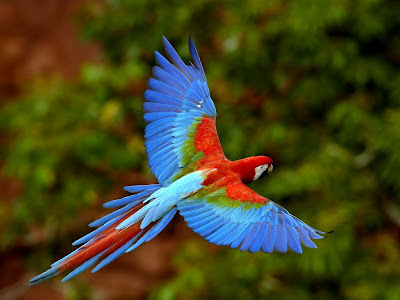
#> input picture quiz_3/imgs/parrot.jpg, 400 x 300 px
$ jupyter execute --allow-errors quiz_3_edson_joao-pedro.ipynb   (shell and % lines are left out)
#> lines starting #> are read from the running program, lines starting #| are printed output that depends on the picture
# Quiz 3

#### Alunos: Edson Roteia Araujo Junior e João Pedro Moreira Ferreira

### Input Image

[cell 1]
import cv2
import cmath
import math
import numpy as np
import matplotlib.pyplot as plt

original = cv2.imread('imgs/parrot.jpg')
#> original is the input picture: shape (300, 400, 3); mean B, G, R 31.1, 67.4, 68.8
img = cv2.cvtColor(cv2.resize(original,(640,480)),cv2.COLOR_BGR2RGB)
fig=plt.figure(figsize=(9, 8), dpi= 80, facecolor='w', edgecolor='k')
plt.imshow(img)
plt.xticks([]),plt.yticks([])
plt.title('Original Image')
plt.show()

[cell 2]
fig=plt.figure(figsize=(18, 16), dpi= 80, facecolor='w', edgecolor='k')

img_2 = cv2.cvtColor(img, cv2.COLOR_RGB2GRAY)
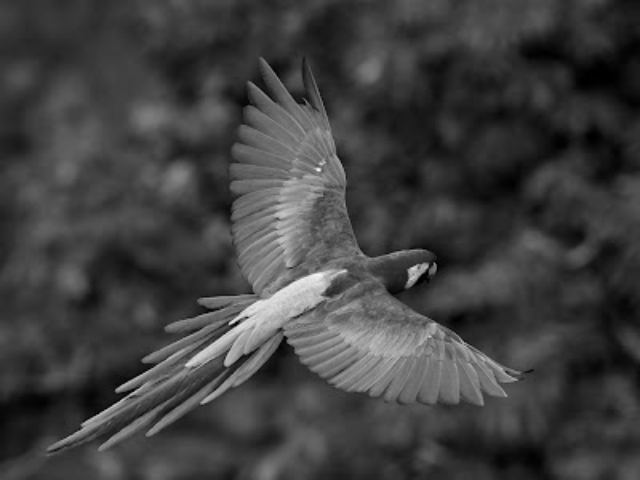
#> img_2: shape (480, 640); min 0, max 247, mean 63.6
dft = cv2.dft(np.float32(img_2),flags = cv2.DFT_COMPLEX_OUTPUT)
dft_shift = np.fft.fftshift(dft)

magnitude_spectrum = 20*np.log(cv2.magnitude(dft_shift[:,:,0],dft_shift[:,:,1]))
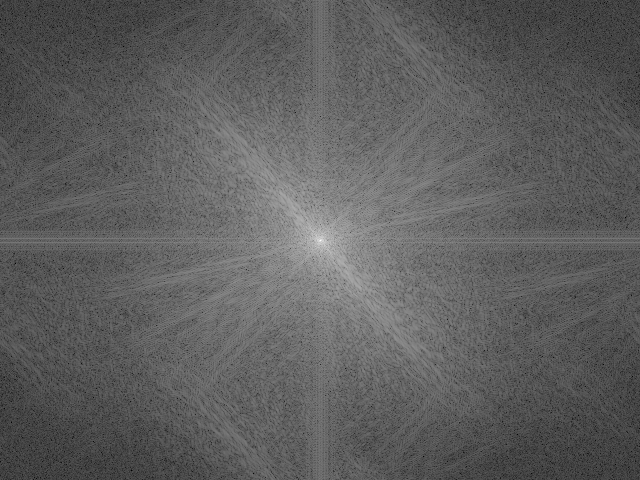
#> magnitude_spectrum: shape (480, 640) float32; min 19.55, max 335.8, mean 136.5; drawn with min black and max white

plt.subplot(121),plt.imshow(img_2, cmap = 'gray')
plt.title('Image in Space Domain'), plt.xticks([]), plt.yticks([])
plt.subplot(122),plt.imshow(magnitude_spectrum, cmap = 'gray')
plt.title('Image in Frequency Domain'), plt.xticks([]), plt.yticks([])
plt.show()
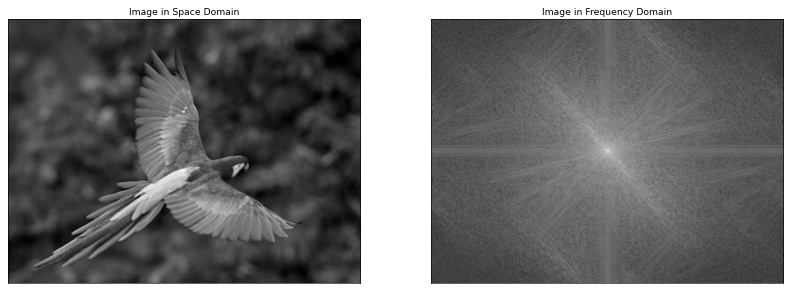
#> figure drawn by matplotlib, 2 panels

## Our Low-pass Filter

[cell 3]
height, width = magnitude_spectrum.shape
#> height = 480; width = 640
n = 1 #4
D_0 = 1 #10

H = []
for u in range(int(-height/2), int(height/2)):
    H_line = []
    for v in range(int(-width/2), int(width/2)):
        H_line.append(1 / (1 + (np.sqrt(u ** 2 + v ** 2) / D_0) ** (2 * n)))
    H.append(H_line)
H = np.array(H)

[cell 4]
fig=plt.figure(figsize=(9, 8), dpi= 80, facecolor='w', edgecolor='k')
H_2 = np.zeros(img.shape).astype(np.uint8)
H_2[:,:,0] = (H * 255).astype(np.uint8)
H_2[:,:,1] = (H * 255).astype(np.uint8)
#> H_2: shape (480, 640, 3); mean of channels 0, 1, 2 0, 0, 0
H_2[:,:,2] = (H * 255).astype(np.uint8)
#> H_2: shape (480, 640, 3); min 0, max 255, mean 0

plt.imshow(H_2)
plt.xticks([]),plt.yticks([])
plt.title('Gaussian Filter')
plt.show()

[cell 5]
c_3 = np.zeros((img.shape[0]*img.shape[1],9),dtype=complex)
for x in range(3):
     for y in range(3):
            for u in range(img.shape[0]):
                for v in range(img.shape[1]):
                    c_3[u*v][x*y] = cmath.exp(-2j*cmath.pi*((x*u/img.shape[0])+(y*v/img.shape[1])))
c_7 = np.zeros((img.shape[0]*img.shape[1],49),dtype=complex)
for x in range(7):
     for y in range(7):
            for u in range(img.shape[0]):
                for v in range(img.shape[1]):
                    c_7[u*v][x*y] = cmath.exp(-2j*cmath.pi*((x*u/img.shape[0])+(y*v/img.shape[1])))

[cell 6]
H.shape = (img.shape[0]*img.shape[1],1)
print (H.shape)
#| (307200, 1)
h_hat = np.linalg.pinv(c_3).dot(H)

[cell 7]
h_hat.shape = (3,3)
print(h_hat.real)
#| [[ 2.07089827e-05 -7.62376560e-05 -3.52378077e-05]
#|  [ 0.00000000e+00  8.17699996e-05  0.00000000e+00]
#|  [ 0.00000000e+00  0.00000000e+00  0.00000000e+00]]

[cell 8]
filtred = cv2.filter2D(img_2,-1,h_hat.real)
#> filtred: shape (480, 640); every value is 0
a = np.zeros(img.shape)
a[:,:,0] = filtred
#> a: shape (480, 640, 3) float64; every value is 0
a[:,:,1] = filtred
a[:,:,2] = filtred
plt.subplot(121),plt.imshow(img_2, cmap = 'gray')
plt.title('Image in Space Domain'), plt.xticks([]), plt.yticks([])
plt.subplot(122),plt.imshow(a)
plt.title('Image in Frequency Domain'), plt.xticks([]), plt.yticks([])
plt.show()
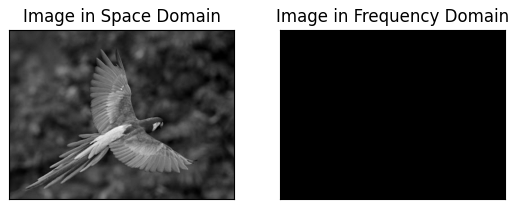
#> figure drawn by matplotlib, 2 panels
np.count_nonzero(filtred)
#> Out = 0

### Image after corruption

### Our Filter

### Image after filters (Ours, Gaussian, Bilinear)

#> (a cell that did not finish here is left out)

[cell 10]
###gaussian
gaussian = cv2.GaussianBlur(img,(5,5),0)
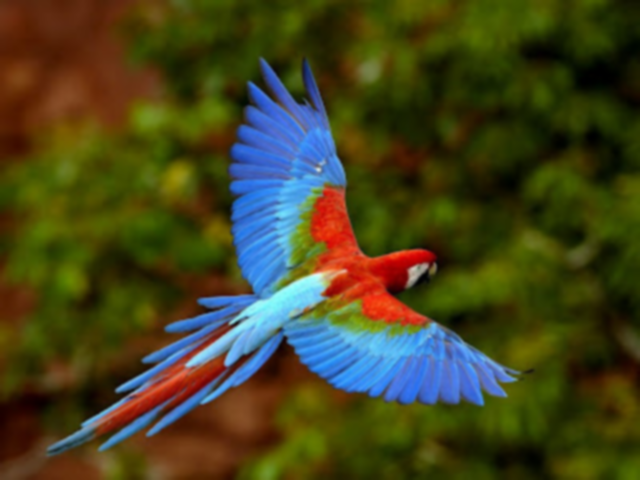
#> gaussian: shape (480, 640, 3); mean R, G, B 68.7, 67.3, 31

[cell 11]
###bilateral
bilateral = cv2.bilateralFilter(img,9,75,75)

[cell 12]
###show images
fig=plt.figure(figsize=(18, 16), dpi= 80, facecolor='w', edgecolor='k')

plt.subplot(131),plt.imshow(img)
plt.title('Input Image'), plt.xticks([]), plt.yticks([])
plt.subplot(132),plt.imshow(gaussian)
plt.title('Gaussian'), plt.xticks([]), plt.yticks([])
plt.subplot(133),plt.imshow(bilateral)
plt.title('Bilateral'), plt.xticks([]), plt.yticks([])
plt.show()

### 10 images with medium ISO

[cell 13]
images_name = ['imgs/0.jpg','imgs/1.jpg','imgs/2.jpg','imgs/3.jpg','imgs/4.jpg','imgs/5.jpg','imgs/6.jpg',
               'imgs/7.jpg','imgs/8.jpg','imgs/9.jpg']#,'imgs/10.jpg']
images = []
#> (the rest of this cell did not finish here and is left out)

[cell 14]
####AVERAGE IMAGE
average_img = np.mean(images,axis=0)
#> average_img = nan
average_img = average_img.astype(int)
#> average_img = -9223372036854775808
# average_img_rgb = average_img[:,:,::-1]
#> (the rest of this cell did not finish here and is left out)

[cell 15]
####STANDARD DEVIATION
std_img = np.sqrt(np.mean(abs(np.array(images) - average_img)**2,axis=0))
#> std_img = nan
std_img = std_img.astype(int)
#> std_img = -9223372036854775808
#> (the rest of this cell did not finish here and is left out)

[cell 16]
####AVERAGE NOISE
# average_img.shape
noise = (abs((np.array(images)-average_img))-std_img)
#> noise = empty array
noise[noise < 0] = 0
noise = np.mean(noise,axis=0)
#> noise = nan
#> (the rest of this cell did not finish here and is left out)
